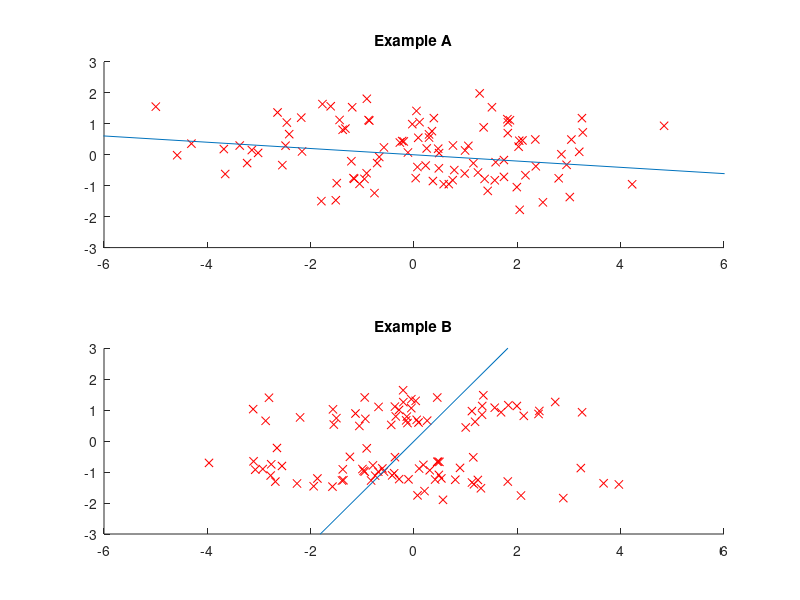

MATLAB code for this plot:
%% Example 13.2 Locality Preserving Projections
%
% * *Result in book* : Figure 13.9
% * *Code in book* : Figure 13.10
% * *Output* : |eg13_2.png|
% * *Usage* : |eg13_2(), eg13_2(100)|
%
%% Source Code
function eg13_2(n)
    % init
    rng(0, 'v5uniform'); rng(0, 'v5normal');
    % recommended, use it in future instead of
    % rand('state', 0); randn('state', 0);
    if nargin < 1
        n = 100;
    end
    figure('Name', 'Locality Preserving Projections Example');

    x = [2 * randn(n, 1), randn(n, 1)];
    [X, t] = lpp_( x );
    subplot(2, 1, 1); hold on; title('Example A');
    axis([-6, 6, -3, 3]);
    plot(x(:, 1), x(:, 2), 'rx');
    plot(9 * [-t(1) t(1)], 9 * [-t(2) t(2)]);

    x = [2 * randn(n, 1), 2 * round(rand(n, 1)) - 1 + randn(n, 1) / 3];
    [X, t] = lpp_( x );
    subplot(2, 1, 2); hold on; title('Example B');
    axis([-6, 6, -3, 3])
    plot(x(:, 1), x(:, 2), 'rx');
    plot(9 * [-t(1) t(1)], 9 * [-t(2) t(2)]);
    
    saveas(gcf, 'eg13_2', 'png');

    function [X, t] = lpp_( x )
        x = x - repmat(mean(x), [n, 1]);
        x2 = sum(x .^ 2, 2);
        W = exp( - (repmat(x2, 1, n) + repmat(x2', n, 1) - 2 * x * x'));
        D = diag(sum(W, 2));
        L = D - W;
        z = x' * D * x;
        z = (z + z')/2;
        [t, v] = eigs(x' * L * x, z, 1, 'sm');
        X = x * (t * t');
    end
end
